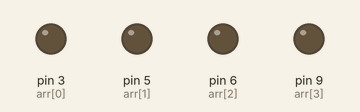
A sketch run on a simulated Arduino Uno, built with avr-gcc and run on an emulated ATmega328P. Parts: output pins drawn as LEDs (lit = HIGH).

Above: at 0.05 s.
At 0.4 s:
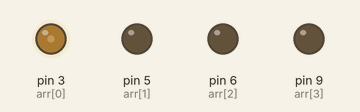
At 0.75 s:
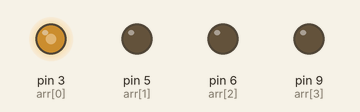
Timing chart, 0 to 3.0 s (numbered marks = the images above):
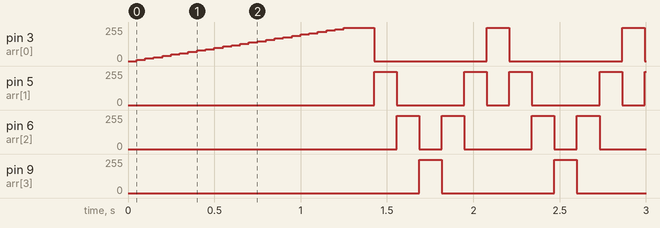

The sketch:

nightrider.ino
```cpp
 int arr[4]={3,5,6,9};
 int maxB=250;
 int start=1;

 void bright(int x){

  for(int k=0;k<=maxB;k+=10){
  analogWrite(arr[x],k);
  analogWrite(arr[x-1],maxB-k);
  delay(5);
  }
 }

 void brightRed(int y){
 for(int k=0;k<=maxB;k+=10){
  analogWrite(arr[y],maxB-k);
  analogWrite(arr[y-1],k);
  delay(5);
 }

 }
void setup() {
  // put your setup code here, to run once:


}

void loop() {
  // put your main code here, to run repeatedly:

for(int i=0;i<4;i++){

  if(i==0&& start==1){
  for(int j=0;j<=maxB;j+=10){
    analogWrite(arr[i],j);
    delay(50);
  }
  }
  if(i>0){
   bright(i);
  }


  if(i==3){
   for(i=3;i>=0;i--){
   if(i>0){

    brightRed(i);
   if(i==0){
    for(int m=maxB;m>=0;m-=10){
      analogWrite(arr[i],m);
    }
   }
   }

    }
    start=0;
  }
}
}
```

Measured:
- by itself, pin 3 (arr[0]): ramps from 0/255 to 250/255 and jumps back, once every 0.78 s
- by itself, pin 5 (arr[1]): repeats every 0.78 s: 0/255 0.39 s, 250/255 0.13 s, 0/255 0.13 s, 250/255 0.13 s
- by itself, pin 6 (arr[2]): repeats every 0.78 s: 0/255 0.13 s, 250/255 0.13 s, 0/255 0.39 s, 250/255 0.13 s
- by itself, pin 9 (arr[3]): alternates 250/255 for 0.13 s and 0/255 for 0.65 s
